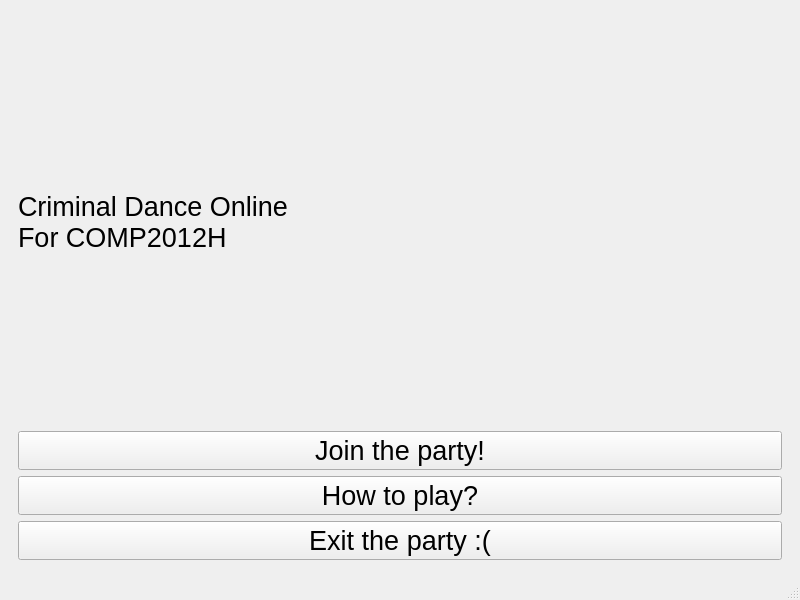
<?xml version="1.0" encoding="UTF-8"?>
<ui version="4.0">
 <class>MainWindow</class>
 <widget class="QMainWindow" name="MainWindow">
  <property name="geometry">
   <rect>
    <x>0</x>
    <y>0</y>
    <width>800</width>
    <height>600</height>
   </rect>
  </property>
  <property name="minimumSize">
   <size>
    <width>800</width>
    <height>600</height>
   </size>
  </property>
  <property name="windowTitle">
   <string>Criminal Dance Online</string>
  </property>
  <property name="locale">
   <locale language="English" country="HongKong"/>
  </property>
  <widget class="QWidget" name="centralwidget">
   <layout class="QGridLayout" name="gridLayout_2">
    <item row="0" column="1">
     <widget class="QStackedWidget" name="stackedwidget">
      <property name="font">
       <font>
        <pointsize>20</pointsize>
       </font>
      </property>
      <property name="currentIndex">
       <number>0</number>
      </property>
      <widget class="QWidget" name="MenuScreen">
       <layout class="QVBoxLayout" name="verticalLayout">
        <item>
         <layout class="QGridLayout" name="gridLayout">
          <item row="0" column="0" rowspan="2">
           <widget class="QLabel" name="label_main">
            <property name="text">
             <string>Criminal Dance Online
For COMP2012H</string>
            </property>
           </widget>
          </item>
          <item row="3" column="0">
           <widget class="QPushButton" name="button_join">
            <property name="text">
             <string>Join the party!</string>
            </property>
           </widget>
          </item>
          <item row="7" column="0">
           <widget class="QPushButton" name="button_exit">
            <property name="text">
             <string>Exit the party :(</string>
            </property>
           </widget>
          </item>
          <item row="6" column="0">
           <widget class="QPushButton" name="btn_desc">
            <property name="text">
             <string>How to play?</string>
            </property>
           </widget>
          </item>
         </layout>
        </item>
       </layout>
      </widget>
      <widget class="QWidget" name="Description">
       <widget class="QLabel" name="label">
        <property name="geometry">
         <rect>
          <x>294</x>
          <y>11</y>
          <width>189</width>
          <height>40</height>
         </rect>
        </property>
        <property name="text">
         <string>How to play?</string>
        </property>
       </widget>
       <widget class="QPushButton" name="button_back">
        <property name="geometry">
         <rect>
          <x>510</x>
          <y>470</y>
          <width>251</width>
          <height>51</height>
         </rect>
        </property>
        <property name="text">
         <string>Back to Menu</string>
        </property>
       </widget>
      </widget>
     </widget>
    </item>
   </layout>
  </widget>
  <widget class="QStatusBar" name="statusbar"/>
  <widget class="QMenuBar" name="menubar">
   <property name="geometry">
    <rect>
     <x>0</x>
     <y>0</y>
     <width>800</width>
     <height>24</height>
    </rect>
   </property>
  </widget>
 </widget>
 <resources/>
 <connections/>
</ui>
